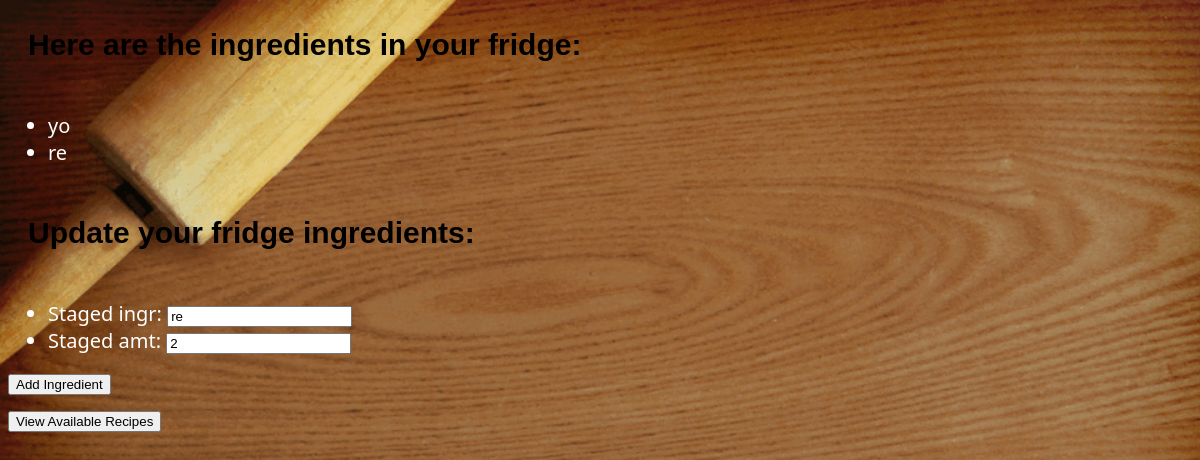
Before: /fridgelookup/1/ with the older database file.
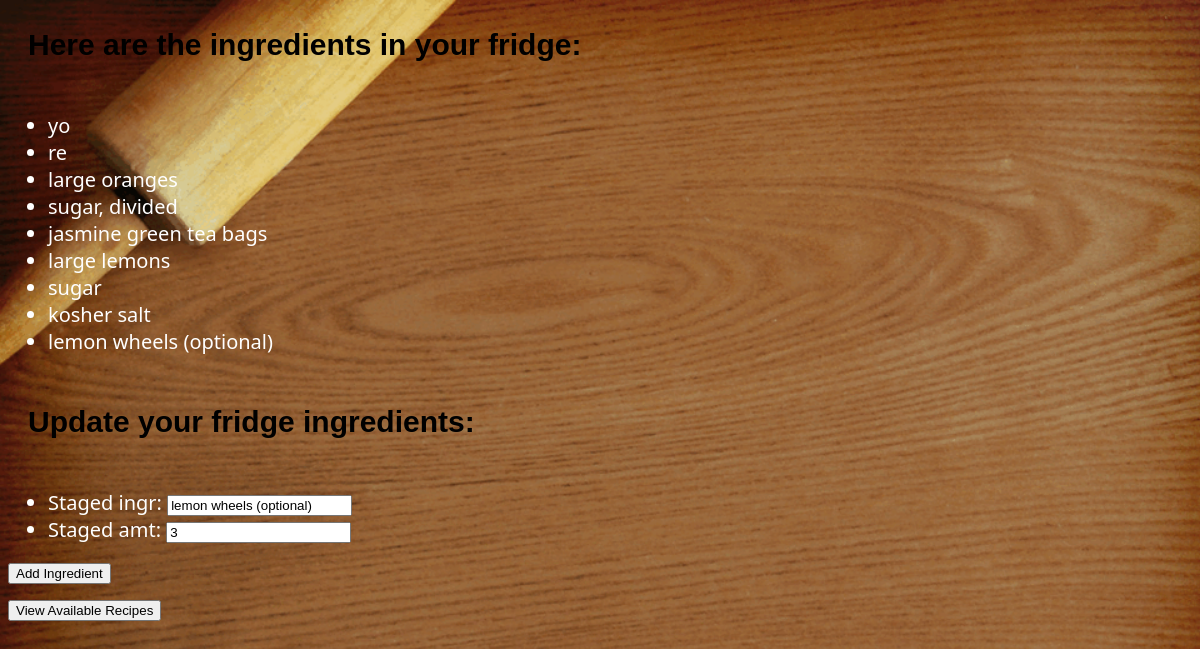
After: the same page with the newer database file.
### fridgelookup/models.py (models this page shows, shortened)
class Fridge(models.Model):
    staged_ingr = models.CharField(max_length=200)
    staged_amt = models.IntegerField()
    ingredients = models.JSONField() #ingredients[key]=value to set, ingredients[pop] to get
    fridge_name = models.CharField(max_length=200)

### fridgelookup/views.py (the view)
# urls.py: path('<int:fridge_id>/', views.detail, name='detail')
def detail(request, fridge_id):#shows fridge contents
    fridge = get_object_or_404(Fridge, pk=fridge_id)
    fridge = Fridge.objects.get(pk=1)
    fridge.save()
    form = FridgeForm2(instance=fridge)
    context = {
        'fridge': fridge,
        'ingredients': fridge.ingredients.keys(),
        'form': form
    }
    print("got to 38")
    form = FridgeForm2(instance=fridge)
    return render(request, 'fridgelookup/detail.html', context)

### fridgelookup/forms.py
class FridgeForm2(ModelForm):
    class Meta:
        model = Fridge
        fields = ['staged_ingr', 'staged_amt']

### fridgelookup/templates/fridgelookup/detail.html (shortened to what this page needs)
{% load static %}
<link rel="stylesheet" href="{% static 'fridgelookup/style.css' %}">
{% if ingredients %}
    <p>Here are the ingredients in your fridge:</p>
    <ul>
    {% for i in ingredients %}
        <li>{{ i }}</li>
    {% endfor %}
    </ul>
{% else %}
    <p>No ingredients are available.</p>
{% endif %}
<p>Update your fridge ingredients: </p>
<form action="{% url 'fridgelookup:update' fridge.id %}" method="post">
    <ul>
        {{ form.as_ul }}
    </ul>
    <input type="submit" value="Add Ingredient">
</form>
<form action ="{% url 'fridgelookup:results' fridge.id %}" method="get">
    <input type="submit" value="View Available Recipes">
</form>

Changed rows visible on the page:
changed Fridge: staged_ingr "re" → "lemon wheels (optional)"; staged_amt "2" → "3"
Other visible differences:
new list line: "large oranges"
new list line: "sugar, divided"
new list line: "jasmine green tea bags"
new list line: "large lemons"
new list line: "sugar"
new list line: "kosher salt"
new list line: "lemon wheels (optional)"
